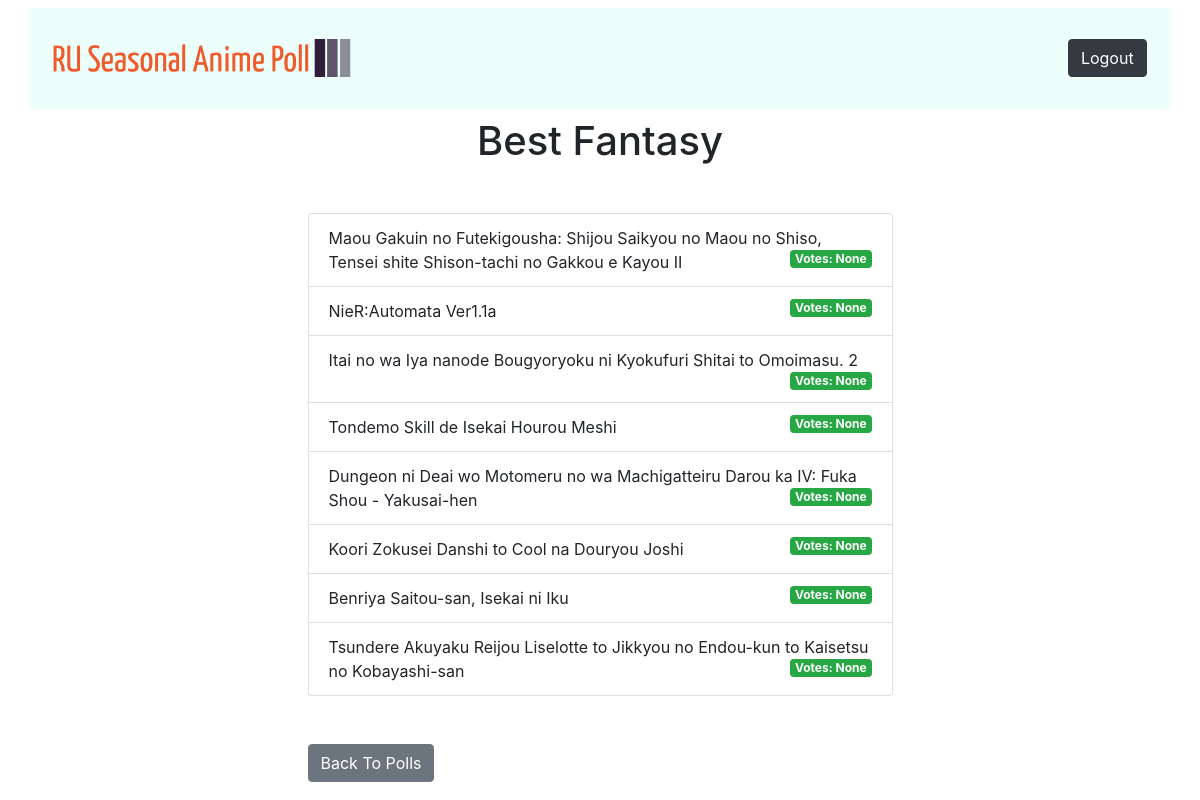
Page /polls/4/results/ (signed in) on the committed database.
### pollApp/models.py (models this page shows, shortened)
class Question(models.Model):
    question_text = models.CharField(max_length=300)
    pub_date = models.DateTimeField('date published')
    seasons = models.ManyToManyField(Season)
    image = models.ImageField(upload_to='question_images/', null=True, blank=True)
    category = models.ForeignKey(Category, on_delete=models.CASCADE, null=True, blank=True)

class Choice(models.Model):
    question = models.ForeignKey(Question, on_delete=models.CASCADE)
    choice_text = models.CharField(max_length=200)
    image = models.ImageField(upload_to='choice_images/', null=True, blank=True)

### pollApp/views.py (the view)
# urls.py: path('<int:question_id>/results/', views.results, name='results'),
@login_required
def results(request, question_id):
    question = get_object_or_404(Question, pk=question_id)
    choices = question.choice_set.annotate(total_votes=Sum('vote__votes')).order_by('-total_votes')[:10]
    context = {
        'question': question,
        'choices': choices,
    }
    return render(request, 'polls/results.html', context)

### pollApp/templates/polls/results.html
{% extends 'base.html' %}
{% block content %}
<h1 class="mb-5 text-center">{{ question.question_text }}</h1>
<ul class="list-group mb-5">
    {% for choice in choices %}
    <li class="list-group-item">
        {{ choice.choice_text }} <span class="badge badge-success float-right">
            Votes:{{ choice.votes|pluralize }}  {{ choice.total_votes }}
        </span>
    </li>
    {% endfor %}
</ul>
<a class="btn btn-secondary" href="{% url 'polls:index' %}">Back To Polls</a>
{% endblock %}

### rows in the picture
Question: question_text "Best Fantasy"
Choice: choice_text "Maou Gakuin no Futekigousha: Shijou Saikyou no Maou no Shiso, Tensei shite Shison-tachi no Gakkou e Kayou II", total_votes "None"
Choice: choice_text "NieR:Automata Ver1.1a", total_votes "None"
Choice: choice_text "Itai no wa Iya nanode Bougyoryoku ni Kyokufuri Shitai to Omoimasu. 2", total_votes "None"
Choice: choice_text "Tondemo Skill de Isekai Hourou Meshi", total_votes "None"
Choice: choice_text "Dungeon ni Deai wo Motomeru no wa Machigatteiru Darou ka IV: Fuka Shou - Yakusai-hen", total_votes "None"
Choice: choice_text "Koori Zokusei Danshi to Cool na Douryou Joshi", total_votes "None"
Choice: choice_text "Benriya Saitou-san, Isekai ni Iku", total_votes "None"
Choice: choice_text "Tsundere Akuyaku Reijou Liselotte to Jikkyou no Endou-kun to Kaisetsu no Kobayashi-san", total_votes "None"
